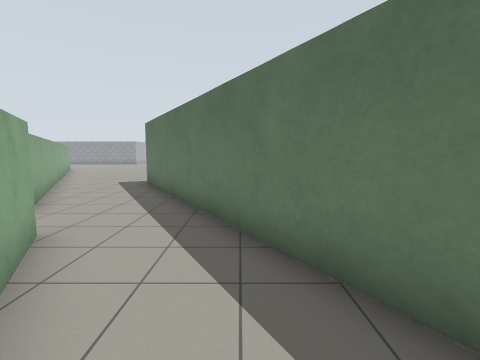
view 1 (above)

17 first-person views from a walk through a Gazebo world. The camera is 1.3 m above the floor, tilts 6° down and sees 85° across. The floor is counted in squares, 1 m on a side. Each view is taken from the middle of a square. On the plan, view 1 faces up. The plan holds only what a view shows up to about 13 squares ahead; the rest is blank. The place goes on beyond the plan. The robots in the file are not drawn. Simple patterns stand in for the simulator's built-in surfaces.

view 2
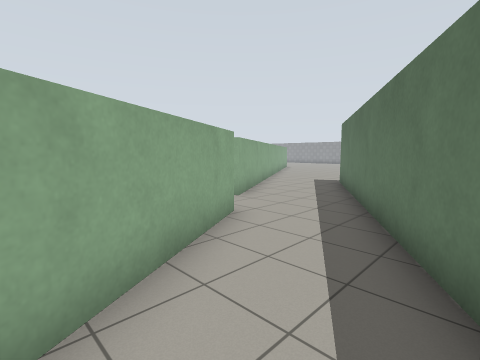

view 3
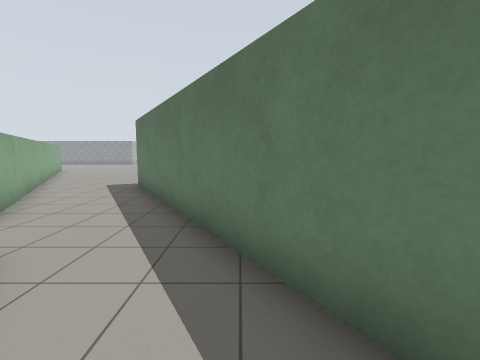

view 4
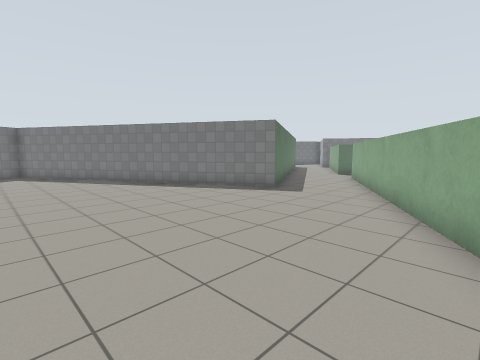

view 5
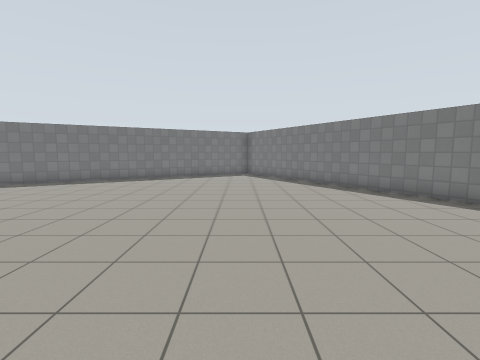

view 6
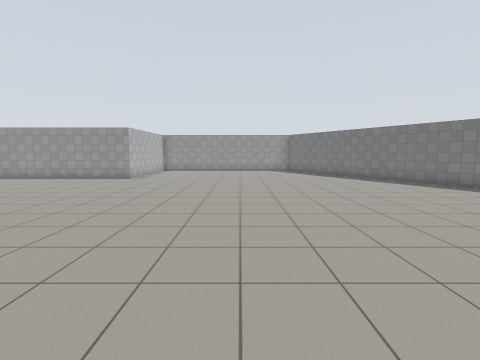

view 7
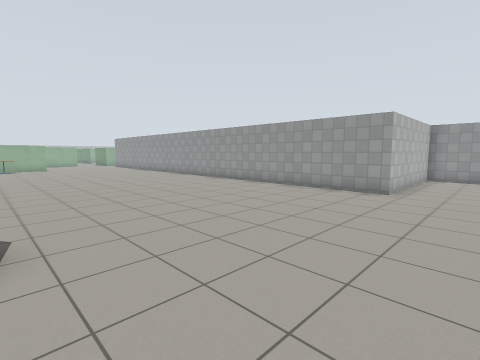

view 8
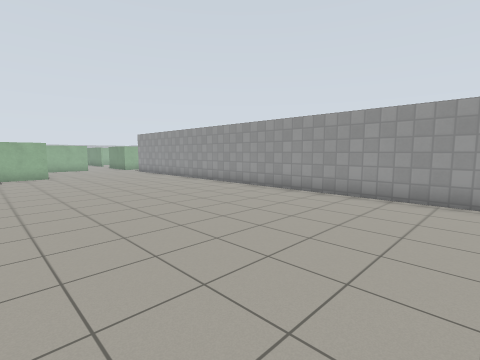

view 9
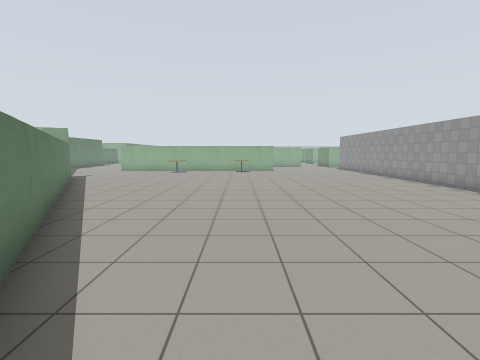

view 10
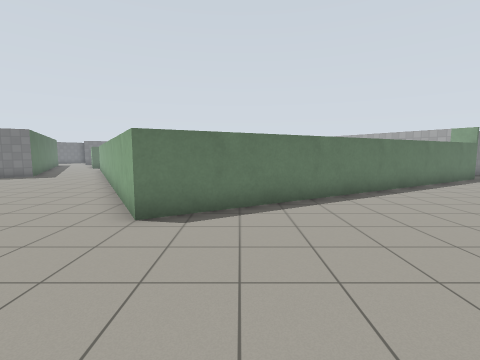

view 11
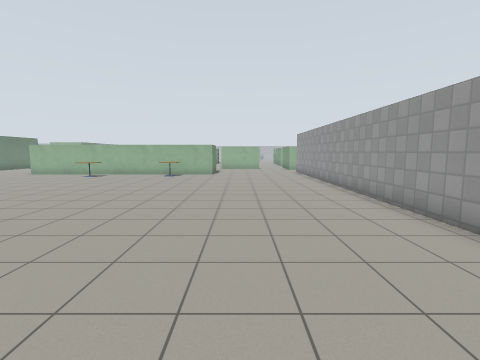

view 12
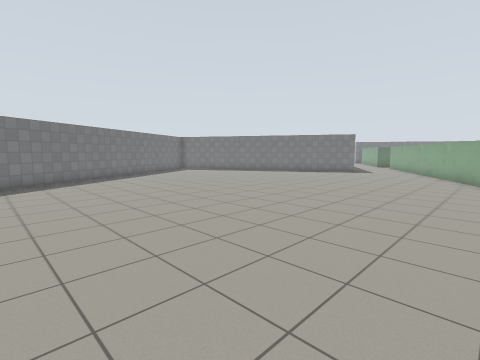

view 13
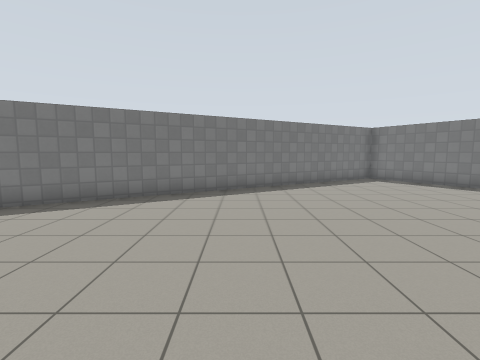

view 14
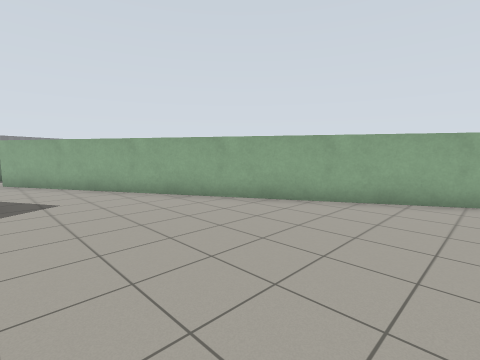

view 15
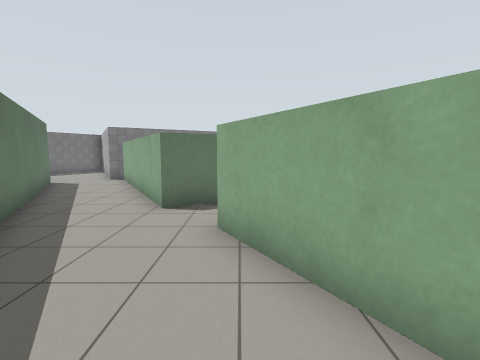

view 16
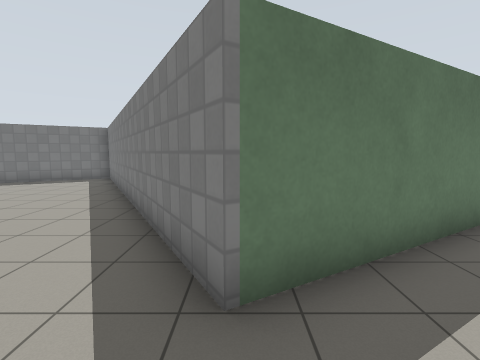

view 17
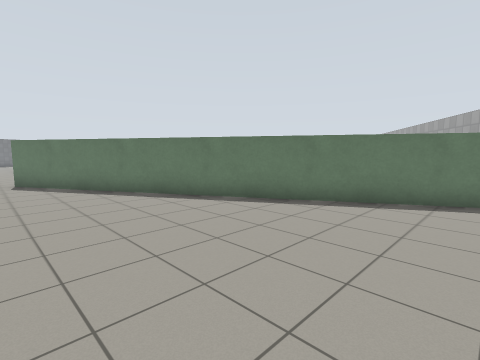

### Floor plan
Points are (right, up) in squares from view 1. A wall is a line through its corners. A room is listed if a view was taken in it or the views show most of it. See-through windows are left out.
Room 1 (views 1, 2, 3)
walls: (-2.6, 3) (-0.6, -0.6); (2.8, -0.5) (-0.3, 4.9)
ways out: opening at (-2, 4) to room 2
Room 2 (views 4, 5, 6, 7, 8, 9, 10, 11, 12, 13, 14, 15, 16, 17)
walls: (-11.4, 29.5) (-11.4, 28.8) (-26.5, 28.8); (-4.8, 3.1) (-3.2, 4) (-2.6, 3); (-26.5, 12.3) (-13, 20.1) (-4.6, 5.5); (-0.3, 4.9) (-4, 11.1) (7.1, 17.5) (0.1, 29.6)
ways out: opening at (-2, 4) to room 1

Where each view was taken, in squares from view 1:
view 1: 0 up, 0 right, facing up
view 2: 0 up, 1 right, facing up-left
view 3: 1 up, 0 right, facing up
view 4: 19 up, 10 left, facing down-right
view 5: 18 up, 9 left, facing right
view 6: 16 up, 6 left, facing up
view 7: 20 up, 9 left, facing up-left
view 8: 21 up, 16 left, facing up-left
view 9: 21 up, 13 left, facing left
view 10: 25 up, 15 left, facing down
view 11: 25 up, 16 left, facing left
view 12: 29 up, 11 left, facing down-right
view 13: 24 up, 6 left, facing right
view 14: 19 up, 4 left, facing down-left
view 15: 10 up, 5 left, facing down
view 16: 11 up, 6 left, facing right
view 17: 21 up, 26 left, facing down-right
